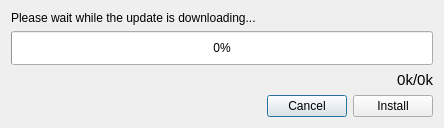
<?xml version="1.0" encoding="UTF-8"?>
<ui version="4.0">
 <class>DownloadUpdateDialog</class>
 <widget class="QDialog" name="DownloadUpdateDialog">
  <property name="geometry">
   <rect>
    <x>0</x>
    <y>0</y>
    <width>444</width>
    <height>128</height>
   </rect>
  </property>
  <property name="sizePolicy">
   <sizepolicy hsizetype="Expanding" vsizetype="Expanding">
    <horstretch>0</horstretch>
    <verstretch>0</verstretch>
   </sizepolicy>
  </property>
  <property name="windowTitle">
   <string>Downloading Update... - ScreenCloud</string>
  </property>
  <layout class="QVBoxLayout" name="verticalLayout_2">
   <item>
    <layout class="QVBoxLayout" name="verticalLayout">
     <item>
      <widget class="QLabel" name="label_downloading">
       <property name="text">
        <string>Please wait while the update is downloading...</string>
       </property>
      </widget>
     </item>
     <item>
      <widget class="QProgressBar" name="progress_download">
       <property name="sizePolicy">
        <sizepolicy hsizetype="Expanding" vsizetype="Expanding">
         <horstretch>0</horstretch>
         <verstretch>0</verstretch>
        </sizepolicy>
       </property>
       <property name="value">
        <number>0</number>
       </property>
      </widget>
     </item>
     <item>
      <widget class="QLabel" name="label_progress">
       <property name="text">
        <string>&lt;!DOCTYPE HTML PUBLIC &quot;-//W3C//DTD HTML 4.0//EN&quot; &quot;http://www.w3.org/TR/REC-html40/strict.dtd&quot;&gt;
&lt;html&gt;&lt;head&gt;&lt;meta name=&quot;qrichtext&quot; content=&quot;1&quot; /&gt;&lt;style type=&quot;text/css&quot;&gt;
p, li { white-space: pre-wrap; }
&lt;/style&gt;&lt;/head&gt;&lt;body style=&quot; font-family:'Ubuntu'; font-size:11pt; font-weight:400; font-style:normal;&quot;&gt;
&lt;p align=&quot;right&quot; style=&quot; margin-top:0px; margin-bottom:0px; margin-left:0px; margin-right:0px; -qt-block-indent:0; text-indent:0px;&quot;&gt;0k/0k&lt;/p&gt;&lt;/body&gt;&lt;/html&gt;</string>
       </property>
      </widget>
     </item>
    </layout>
   </item>
   <item>
    <layout class="QHBoxLayout" name="horizontalLayout">
     <item>
      <widget class="QDialogButtonBox" name="buttonBox">
       <property name="orientation">
        <enum>Qt::Horizontal</enum>
       </property>
       <property name="standardButtons">
        <set>QDialogButtonBox::Cancel</set>
       </property>
       <property name="centerButtons">
        <bool>false</bool>
       </property>
      </widget>
     </item>
     <item>
      <widget class="QPushButton" name="button_install">
       <property name="text">
        <string>Install</string>
       </property>
      </widget>
     </item>
    </layout>
   </item>
  </layout>
 </widget>
 <resources/>
 <connections>
  <connection>
   <sender>buttonBox</sender>
   <signal>accepted()</signal>
   <receiver>DownloadUpdateDialog</receiver>
   <slot>accept()</slot>
   <hints>
    <hint type="sourcelabel">
     <x>248</x>
     <y>254</y>
    </hint>
    <hint type="destinationlabel">
     <x>157</x>
     <y>274</y>
    </hint>
   </hints>
  </connection>
  <connection>
   <sender>buttonBox</sender>
   <signal>rejected()</signal>
   <receiver>DownloadUpdateDialog</receiver>
   <slot>reject()</slot>
   <hints>
    <hint type="sourcelabel">
     <x>316</x>
     <y>260</y>
    </hint>
    <hint type="destinationlabel">
     <x>286</x>
     <y>274</y>
    </hint>
   </hints>
  </connection>
 </connections>
</ui>
